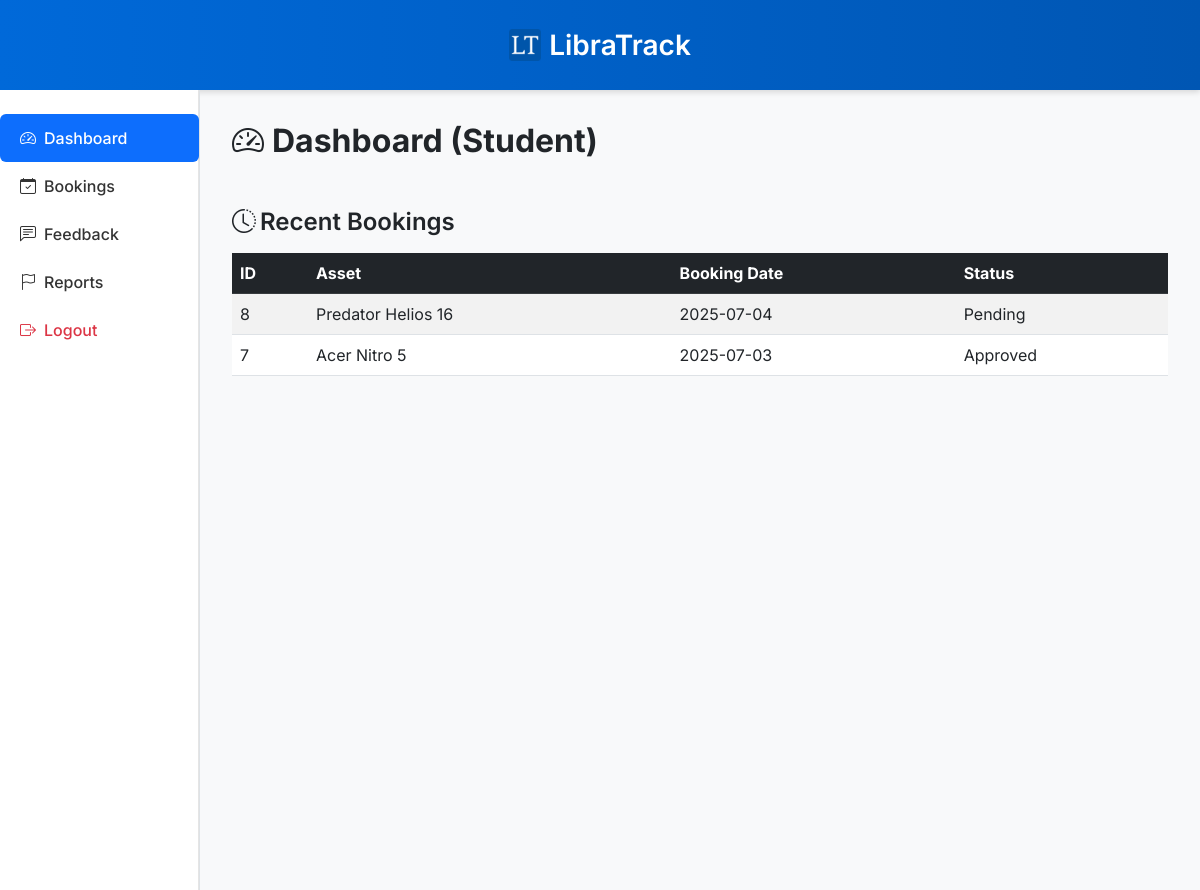
/dashboard.php (signed in), run on the app's committed database.
### tables this page shows
CREATE TABLE `bookings` (
  `id` int(11) NOT NULL,
  `user_id` int(11) NOT NULL,
  `asset_id` int(11) NOT NULL,
  `booking_date` date NOT NULL,
  `return_date` date DEFAULT NULL,
  `status` enum('Pending','Approved','Rejected','Returned') DEFAULT 'Pending',
  `created_at` timestamp NOT NULL DEFAULT current_timestamp()
);

CREATE TABLE `assets` (
  `id` int(11) NOT NULL,
  `name` varchar(255) NOT NULL,
  `description` text NOT NULL,
  `status` enum('Available','In Use','Under Maintenance') NOT NULL DEFAULT 'Available',
  `created_at` timestamp NOT NULL DEFAULT current_timestamp(),
  `image_path` varchar(255) DEFAULT NULL,
  `category` varchar(100) DEFAULT NULL
);

### dashboard.php (the view, shortened to what this page needs)
<?php
include('includes/db.php');
$role = $_SESSION['role'];
$user_id = $_SESSION['user_id'];
$recent_bookings = [];
if ($role === 'student') {
    $stmt = $conn->prepare("SELECT b.id, a.name AS asset_name, b.booking_date, b.status FROM bookings b JOIN assets a ON b.asset_id = a.id WHERE b.user_id = ? ORDER BY b.created_at DESC LIMIT 5");
    $stmt->bind_param("i", $user_id);
    $stmt->execute();
    $result = $stmt->get_result();
    $recent_bookings = $result->fetch_all(MYSQLI_ASSOC);
}
?>
<!DOCTYPE html>
<html lang="en">
<head>
    <link href="https://cdn.jsdelivr.net/npm/bootstrap@5.3.0/dist/css/bootstrap.min.css" rel="stylesheet">
    <link href="https://cdn.jsdelivr.net/npm/bootstrap-icons@1.10.5/font/bootstrap-icons.css" rel="stylesheet">
</head>
<body>
    <?php include('includes/layout_start.php'); ?>
    <h2 class="fw-bold mb-4"><i class="bi bi-speedometer2 me-2"></i>Dashboard (<?= ucfirst($role) ?>)</h2>
    <?php if ($role === 'student'): ?>
    <div class="mt-5">
        <h4 class="fw-semibold mb-3"><i class="bi bi-clock-history me-1"></i>Recent Bookings</h4>
        <?php if (count($recent_bookings) > 0): ?>
        <div class="table-responsive">
            <table class="table table-striped table-hover">
                <thead class="table-dark">
                    <tr>
                        <th>ID</th>
                        <th>Asset</th>
                        <th>Booking Date</th>
                        <th>Status</th>
                    </tr>
                </thead>
                <tbody>
                    <?php foreach ($recent_bookings as $booking): ?>
                    <tr>
                        <td><?= $booking['id'] ?></td>
                        <td><?= htmlspecialchars($booking['asset_name']) ?></td>
                        <td><?= htmlspecialchars($booking['booking_date']) ?></td>
                        <td><?= htmlspecialchars($booking['status']) ?></td>
                    </tr>
                    <?php endforeach; ?>
                </tbody>
            </table>
        </div>
        <?php else: ?>
            <p class="text-muted">No recent bookings found.</p>
        <?php endif; ?>
    </div>
    <?php endif; ?>
<?php include('includes/layout_end.php'); ?>
</body>
</html>

### includes/layout_start.php (style rules this page uses)
body { font-family: 'Inter', sans-serif; background-color: #f8f9fa; }

### data on the page
bookings: id "8", asset.name "Predator Helios 16", booking_date "2025-07-04", status "Pending"
bookings: id "7", asset.name "Acer Nitro 5", booking_date "2025-07-03", status "Approved"

### other printed values
$role "Student"
